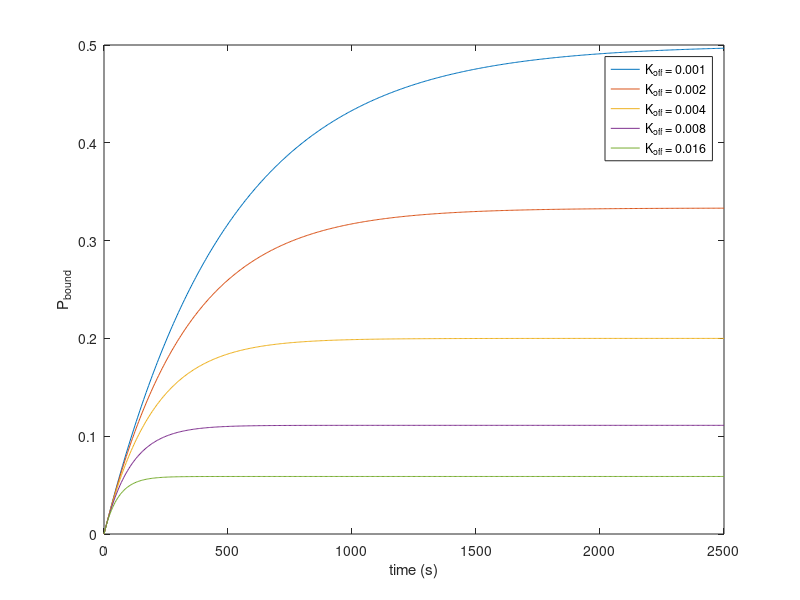
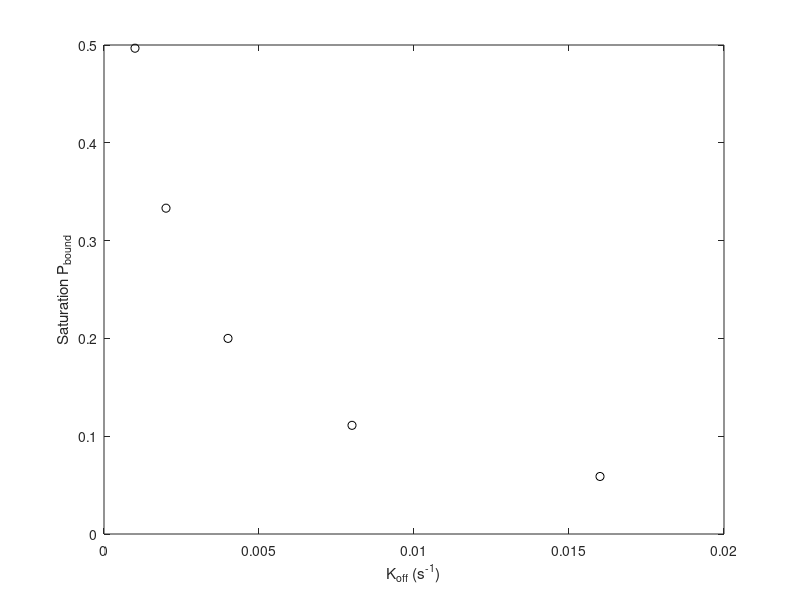

Here is the MATLAB script that generated these plots, in order:
%This script will numerically integrate the probability of a receptor being
%bound by a ligand as a function of time. While the solution can be
%computed analytically, this will be a good example of how to perform this
%numerical approximation. We'll begin by defining a number of variables.
K_on = 0.001; %On rate ligand binding to receptor in s^-1.
K_off = [0.001, 0.002, 0.004, 0.008, 0.016]; %Range of dissociation constants (in s^-1).

%Now we want to store the value at which the receptors are saturated with
%ligand (when Pbound is maximal). To do this for each dissociation constant,
%we'll create an empty vector to which we will add the value. 
saturation_value = zeros(1, length(K_off)); 

%Now we are ready to perform the numberical integration. Since we'll be
%cycling the range of K_off, we'll need two layers in the for loop.
%We have two more parameters we need to define for the integration -- the
%time step and the total length of the integration. 
dt = 0.01 / (K_on + min(K_off)); %Time step
time = 0:dt:500*dt; %From 0 to 500 time steps, taking steps of one time step.

%Now, we can start the integration!
for i=1:length(K_off) %Cycling through each value of K_off.
    %We should generate a vector to which we will keep track of the value
    %of Pbound at each time step. 
    P_bound = zeros(1, length(time)); %A 1D vector with zeros.
    
    %Now we will compute the value of Pbound at each time step. We will say
    %that at the first time point (t=0), the probability of being bound is
    %0.
    for j=2:length(time)
        %First compute the change in P_bound. 
        dP_bound = (1 - P_bound(j-1)) * K_on * dt...
            - P_bound(j-1) * K_off(i) * dt;
        %Now that we computed the change in the probability, we can simply
        %add it to the P_bound value from the previous time step.
        P_bound(j) = P_bound(j-1) + dP_bound;
    end %End the loop through the time steps. 
    %Now we can store the saturating value of P_bound.
    saturation_value(i) = max(P_bound);
    %We should plot the trajectory of P_bound at each value of K_off. We
    %can do this in the middle of the loop!
    figure(1) %Generate a new figure.
    plot(time, P_bound, '-'); %Plot the trajectory as a line.
    hold on%Allow other plots to be made on the same set of axes.
    
    %We are finished!
end
hold off;
%Most importantly, we need to add labels and a legend to our plots.
xlabel('time (s)');
ylabel('P_{bound}');
%Add a legend for each value of K_off. 
legend('K_{off} = 0.001', 'K_{off} = 0.002', 'K_{off} = 0.004',...
    'K_{off} = 0.008', 'K_{off} = 0.016');

%Cool! We can see that the larger the value of K_off, the lower the
%saturating value of P_bound. Let's take a look at how this saturation
%value changes with a change in K_off. 
figure(2)
plot(K_off, saturation_value, 'ko'); %As black circles.
xlabel('K_{off} (s^{-1})');
ylabel('Saturation P_{bound}');